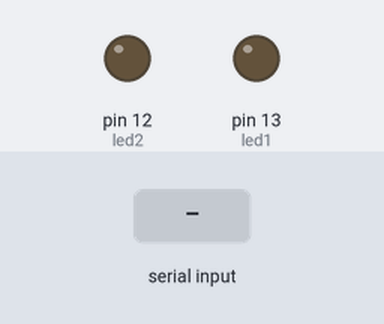
Simulated run of this sketch. Board: Arduino Uno, built with avr-gcc and run on an emulated ATmega328P. Parts: output pins drawn as LEDs (lit = HIGH). The inputs (shaded band) are chosen by the test bench.

Above: at 1.2 s.
1.3 s: "1" received over Serial
At 2.3 s:
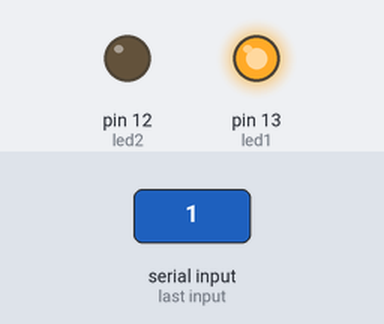
At 6.6 s:
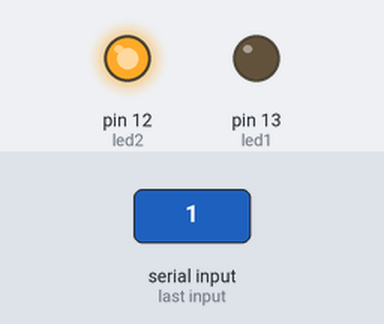
Timing chart, 0 to 10.8 s (numbered marks = the images above; inputs shaded):
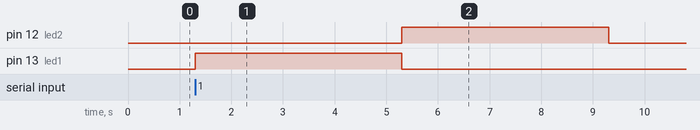

The sketch:

TEST.ino
```cpp
int led1=13,led2=12,val;
void setup() {
  // put your setup code here, to run once:
pinMode(led1,OUTPUT);
pinMode(led2,OUTPUT);
  Serial.begin(9600);
}

void loop() {
  // put your main code here, to run repeatedly:
val=Serial.read();
  switch(val)
  {
   case '1':
   digitalWrite(led1,HIGH);
   delay(4000);
   digitalWrite(led1,LOW);
   digitalWrite(led2,HIGH);
   delay(4000);
   digitalWrite(led2,LOW);
   break;
   case '2':
   digitalWrite(led1,HIGH);
   delay(4000);
   digitalWrite(led1,LOW);
   break;
   case '3':
   digitalWrite(led2,HIGH);
   delay(4000);
   digitalWrite(led2,LOW);
   break;
   case '4':
   delay(4000);
   digitalWrite(led2,HIGH);
   delay(4000);
   digitalWrite(led2,LOW);
   break;
  }
}
```

Measured:
- after the input at 1.3 s, pin 12 (led2): LOW → HIGH after 4.0 s, → LOW 4.0 s later; pin 13 (led1): LOW → HIGH at once, → LOW 4.0 s later
